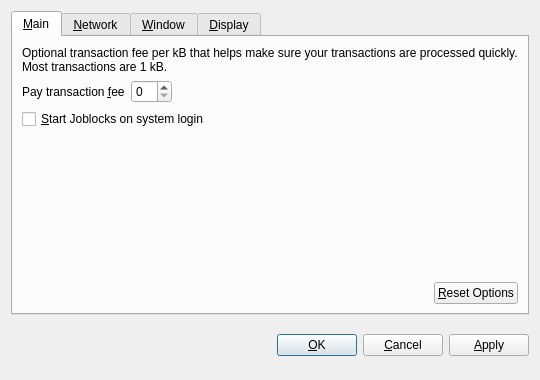
<?xml version="1.0" encoding="UTF-8"?>
<ui version="4.0">
 <class>OptionsDialog</class>
 <widget class="QDialog" name="OptionsDialog">
  <property name="geometry">
   <rect>
    <x>0</x>
    <y>0</y>
    <width>540</width>
    <height>380</height>
   </rect>
  </property>
  <property name="windowTitle">
   <string>Options</string>
  </property>
  <property name="modal">
   <bool>true</bool>
  </property>
  <layout class="QVBoxLayout" name="verticalLayout">
   <item>
    <widget class="QTabWidget" name="tabWidget">
     <property name="tabPosition">
      <enum>QTabWidget::North</enum>
     </property>
     <property name="currentIndex">
      <number>0</number>
     </property>
     <widget class="QWidget" name="tabMain">
      <attribute name="title">
       <string>&amp;Main</string>
      </attribute>
      <layout class="QVBoxLayout" name="verticalLayout_Main">
       <item>
        <widget class="QLabel" name="transactionFeeInfoLabel">
         <property name="text">
          <string>Optional transaction fee per kB that helps make sure your transactions are processed quickly. Most transactions are 1 kB.</string>
         </property>
         <property name="textFormat">
          <enum>Qt::PlainText</enum>
         </property>
         <property name="wordWrap">
          <bool>true</bool>
         </property>
        </widget>
       </item>
       <item>
        <layout class="QHBoxLayout" name="horizontalLayout_1_Main">
         <item>
          <widget class="QLabel" name="transactionFeeLabel">
           <property name="text">
            <string>Pay transaction &amp;fee</string>
           </property>
           <property name="textFormat">
            <enum>Qt::PlainText</enum>
           </property>
           <property name="buddy">
            <cstring>transactionFee</cstring>
           </property>
          </widget>
         </item>
         <item>
          <widget class="BitcoinAmountField" name="transactionFee"/>
         </item>
         <item>
          <spacer name="horizontalSpacer_1_Main">
           <property name="orientation">
            <enum>Qt::Horizontal</enum>
           </property>
           <property name="sizeHint" stdset="0">
            <size>
             <width>40</width>
             <height>20</height>
            </size>
           </property>
          </spacer>
         </item>
        </layout>
       </item>
       <item>
        <widget class="QCheckBox" name="bitcoinAtStartup">
         <property name="toolTip">
          <string>Automatically start Joblocks after logging in to the system.</string>
         </property>
         <property name="text">
          <string>&amp;Start Joblocks on system login</string>
         </property>
        </widget>
       </item>
       <item>
        <spacer name="verticalSpacer_Main">
         <property name="orientation">
          <enum>Qt::Vertical</enum>
         </property>
         <property name="sizeHint" stdset="0">
          <size>
           <width>20</width>
           <height>40</height>
          </size>
         </property>
        </spacer>
       </item>
       <item>
        <layout class="QHBoxLayout" name="horizontalLayout_2_Main">
         <item>
          <spacer name="horizontalSpacer_2_Main">
           <property name="orientation">
            <enum>Qt::Horizontal</enum>
           </property>
           <property name="sizeHint" stdset="0">
            <size>
             <width>40</width>
             <height>20</height>
            </size>
           </property>
          </spacer>
         </item>
         <item>
          <widget class="QPushButton" name="resetButton">
           <property name="toolTip">
            <string>Reset all client options to default.</string>
           </property>
           <property name="text">
            <string>&amp;Reset Options</string>
           </property>
           <property name="autoDefault">
            <bool>false</bool>
           </property>
          </widget>
         </item>
        </layout>
       </item>
      </layout>
     </widget>
     <widget class="QWidget" name="tabNetwork">
      <attribute name="title">
       <string>&amp;Network</string>
      </attribute>
      <layout class="QVBoxLayout" name="verticalLayout_Network">
       <item>
        <widget class="QCheckBox" name="mapPortUpnp">
         <property name="toolTip">
          <string>Automatically open the Joblocks client port on the router. This only works when your router supports UPnP and it is enabled.</string>
         </property>
         <property name="text">
          <string>Map port using &amp;UPnP</string>
         </property>
        </widget>
       </item>
       <item>
        <widget class="QCheckBox" name="connectSocks">
         <property name="toolTip">
          <string>Connect to the Joblocks network through a SOCKS proxy (e.g. when connecting through Tor).</string>
         </property>
         <property name="text">
          <string>&amp;Connect through SOCKS proxy:</string>
         </property>
        </widget>
       </item>
       <item>
        <layout class="QHBoxLayout" name="horizontalLayout_Network">
         <item>
          <widget class="QLabel" name="proxyIpLabel">
           <property name="text">
            <string>Proxy &amp;IP:</string>
           </property>
           <property name="textFormat">
            <enum>Qt::PlainText</enum>
           </property>
           <property name="buddy">
            <cstring>proxyIp</cstring>
           </property>
          </widget>
         </item>
         <item>
          <widget class="QValidatedLineEdit" name="proxyIp">
           <property name="maximumSize">
            <size>
             <width>140</width>
             <height>16777215</height>
            </size>
           </property>
           <property name="toolTip">
            <string>IP address of the proxy (e.g. 127.0.0.1)</string>
           </property>
          </widget>
         </item>
         <item>
          <widget class="QLabel" name="proxyPortLabel">
           <property name="text">
            <string>&amp;Port:</string>
           </property>
           <property name="textFormat">
            <enum>Qt::PlainText</enum>
           </property>
           <property name="buddy">
            <cstring>proxyPort</cstring>
           </property>
          </widget>
         </item>
         <item>
          <widget class="QLineEdit" name="proxyPort">
           <property name="maximumSize">
            <size>
             <width>55</width>
             <height>16777215</height>
            </size>
           </property>
           <property name="toolTip">
            <string>Port of the proxy (e.g. 9050)</string>
           </property>
          </widget>
         </item>
         <item>
          <widget class="QLabel" name="socksVersionLabel">
           <property name="text">
            <string>SOCKS &amp;Version:</string>
           </property>
           <property name="textFormat">
            <enum>Qt::PlainText</enum>
           </property>
           <property name="buddy">
            <cstring>socksVersion</cstring>
           </property>
          </widget>
         </item>
         <item>
          <widget class="QValueComboBox" name="socksVersion">
           <property name="toolTip">
            <string>SOCKS version of the proxy (e.g. 5)</string>
           </property>
          </widget>
         </item>
         <item>
          <spacer name="horizontalSpacer_Network">
           <property name="orientation">
            <enum>Qt::Horizontal</enum>
           </property>
           <property name="sizeHint" stdset="0">
            <size>
             <width>40</width>
             <height>20</height>
            </size>
           </property>
          </spacer>
         </item>
        </layout>
       </item>
       <item>
        <spacer name="verticalSpacer_Network">
         <property name="orientation">
          <enum>Qt::Vertical</enum>
         </property>
         <property name="sizeHint" stdset="0">
          <size>
           <width>20</width>
           <height>40</height>
          </size>
         </property>
        </spacer>
       </item>
      </layout>
     </widget>
     <widget class="QWidget" name="tabWindow">
      <attribute name="title">
       <string>&amp;Window</string>
      </attribute>
      <layout class="QVBoxLayout" name="verticalLayout_Window">
       <item>
        <widget class="QCheckBox" name="minimizeToTray">
         <property name="toolTip">
          <string>Show only a tray icon after minimizing the window.</string>
         </property>
         <property name="text">
          <string>&amp;Minimize to the tray instead of the taskbar</string>
         </property>
        </widget>
       </item>
       <item>
        <widget class="QCheckBox" name="minimizeOnClose">
         <property name="toolTip">
          <string>Minimize instead of exit the application when the window is closed. When this option is enabled, the application will be closed only after selecting Quit in the menu.</string>
         </property>
         <property name="text">
          <string>M&amp;inimize on close</string>
         </property>
        </widget>
       </item>
       <item>
        <spacer name="verticalSpacer_Window">
         <property name="orientation">
          <enum>Qt::Vertical</enum>
         </property>
         <property name="sizeHint" stdset="0">
          <size>
           <width>20</width>
           <height>40</height>
          </size>
         </property>
        </spacer>
       </item>
      </layout>
     </widget>
     <widget class="QWidget" name="tabDisplay">
      <attribute name="title">
       <string>&amp;Display</string>
      </attribute>
      <layout class="QVBoxLayout" name="verticalLayout_Display">
       <item>
        <layout class="QHBoxLayout" name="horizontalLayout_1_Display">
         <item>
          <widget class="QLabel" name="langLabel">
           <property name="text">
            <string>User Interface &amp;language:</string>
           </property>
           <property name="textFormat">
            <enum>Qt::PlainText</enum>
           </property>
           <property name="buddy">
            <cstring>lang</cstring>
           </property>
          </widget>
         </item>
         <item>
          <widget class="QValueComboBox" name="lang">
           <property name="toolTip">
            <string>The user interface language can be set here. This setting will take effect after restarting Joblocks.</string>
           </property>
          </widget>
         </item>
        </layout>
       </item>
       <item>
        <layout class="QHBoxLayout" name="horizontalLayout_2_Display">
         <item>
          <widget class="QLabel" name="unitLabel">
           <property name="text">
            <string>&amp;Unit to show amounts in:</string>
           </property>
           <property name="textFormat">
            <enum>Qt::PlainText</enum>
           </property>
           <property name="buddy">
            <cstring>unit</cstring>
           </property>
          </widget>
         </item>
         <item>
          <widget class="QValueComboBox" name="unit">
           <property name="toolTip">
            <string>Choose the default subdivision unit to show in the interface and when sending coins.</string>
           </property>
          </widget>
         </item>
        </layout>
       </item>
       <item>
        <widget class="QCheckBox" name="displayAddresses">
         <property name="toolTip">
          <string>Whether to show Joblocks addresses in the transaction list or not.</string>
         </property>
         <property name="text">
          <string>&amp;Display addresses in transaction list</string>
         </property>
        </widget>
       </item>
       <item>
        <widget class="QCheckBox" name="coinControlFeatures">
         <property name="toolTip">
          <string>Whether to show coin control features or not.</string>
         </property>
         <property name="text">
          <string>Display coin &amp;control features (experts only!)</string>
         </property>
        </widget>
       </item>
       <item>
        <spacer name="verticalSpacer_Display">
         <property name="orientation">
          <enum>Qt::Vertical</enum>
         </property>
         <property name="sizeHint" stdset="0">
          <size>
           <width>20</width>
           <height>40</height>
          </size>
         </property>
        </spacer>
       </item>
      </layout>
     </widget>
    </widget>
   </item>
   <item>
    <layout class="QHBoxLayout" name="horizontalLayout_Buttons">
     <item>
      <spacer name="horizontalSpacer_1">
       <property name="orientation">
        <enum>Qt::Horizontal</enum>
       </property>
       <property name="sizeHint" stdset="0">
        <size>
         <width>40</width>
         <height>48</height>
        </size>
       </property>
      </spacer>
     </item>
     <item>
      <widget class="QLabel" name="statusLabel">
       <property name="font">
        <font>
         <weight>75</weight>
         <bold>true</bold>
        </font>
       </property>
       <property name="text">
        <string/>
       </property>
       <property name="textFormat">
        <enum>Qt::PlainText</enum>
       </property>
       <property name="wordWrap">
        <bool>true</bool>
       </property>
      </widget>
     </item>
     <item>
      <spacer name="horizontalSpacer_2">
       <property name="orientation">
        <enum>Qt::Horizontal</enum>
       </property>
       <property name="sizeHint" stdset="0">
        <size>
         <width>40</width>
         <height>48</height>
        </size>
       </property>
      </spacer>
     </item>
     <item>
      <widget class="QPushButton" name="okButton">
       <property name="text">
        <string>&amp;OK</string>
       </property>
      </widget>
     </item>
     <item>
      <widget class="QPushButton" name="cancelButton">
       <property name="text">
        <string>&amp;Cancel</string>
       </property>
       <property name="autoDefault">
        <bool>false</bool>
       </property>
      </widget>
     </item>
     <item>
      <widget class="QPushButton" name="applyButton">
       <property name="text">
        <string>&amp;Apply</string>
       </property>
       <property name="autoDefault">
        <bool>false</bool>
       </property>
      </widget>
     </item>
    </layout>
   </item>
  </layout>
 </widget>
 <customwidgets>
  <customwidget>
   <class>BitcoinAmountField</class>
   <extends>QSpinBox</extends>
   <header>bitcoinamountfield.h</header>
  </customwidget>
  <customwidget>
   <class>QValueComboBox</class>
   <extends>QComboBox</extends>
   <header>qvaluecombobox.h</header>
  </customwidget>
  <customwidget>
   <class>QValidatedLineEdit</class>
   <extends>QLineEdit</extends>
   <header>qvalidatedlineedit.h</header>
  </customwidget>
 </customwidgets>
 <resources/>
 <connections/>
</ui>
